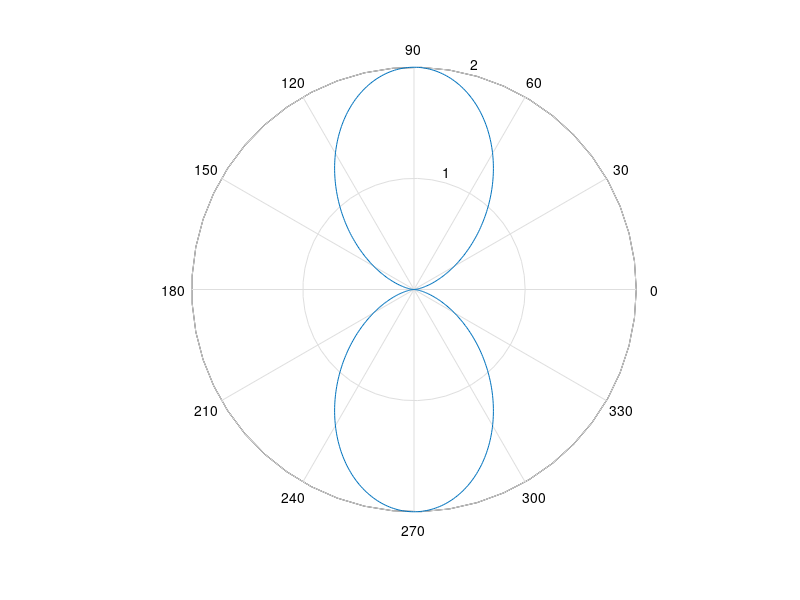

Reproduce this figure in MATLAB. (Note: this script raises an error after producing the figure.)
lambda=3;
d = [lambda/2,lambda/2, lambda/2, lambda/4, lambda/4, lambda/4];
phi = [0, pi/2, pi, 0, pi/2, pi];
k = 2*pi/lambda

theta = 0:0.01:2*pi;

for i = 1:length(d);

    rho = 2*cos(k*(d(i)/2)* cos(theta) +phi(i)/2);

    figure(i);
    polar(theta, rho);
    polarplot(theta,rho);
    title(['d =' d(i)*lambda 'phi =' phi(i)]);
    
end